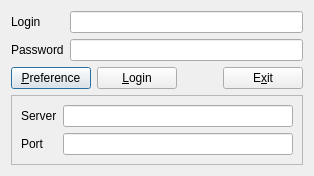
<?xml version="1.0" encoding="UTF-8"?>
<ui version="4.0">
 <class>LoginDialog</class>
 <widget class="QDialog" name="LoginDialog">
  <property name="geometry">
   <rect>
    <x>0</x>
    <y>0</y>
    <width>302</width>
    <height>203</height>
   </rect>
  </property>
  <property name="windowTitle">
   <string>Login</string>
  </property>
  <property name="sizeGripEnabled">
   <bool>false</bool>
  </property>
  <property name="modal">
   <bool>false</bool>
  </property>
  <layout class="QGridLayout" name="gridLayout">
   <property name="sizeConstraint">
    <enum>QLayout::SetFixedSize</enum>
   </property>
   <item row="0" column="0">
    <layout class="QVBoxLayout" name="verticalLayout">
     <item>
      <layout class="QFormLayout" name="formLayout">
       <item row="0" column="0">
        <widget class="QLabel" name="label">
         <property name="text">
          <string>Login</string>
         </property>
        </widget>
       </item>
       <item row="0" column="1">
        <widget class="QLineEdit" name="userLine">
         <property name="autoFillBackground">
          <bool>false</bool>
         </property>
         <property name="text">
          <string/>
         </property>
        </widget>
       </item>
       <item row="1" column="0">
        <widget class="QLabel" name="label_2">
         <property name="text">
          <string>Password</string>
         </property>
        </widget>
       </item>
       <item row="1" column="1">
        <widget class="QLineEdit" name="passLine">
         <property name="autoFillBackground">
          <bool>false</bool>
         </property>
         <property name="text">
          <string/>
         </property>
         <property name="frame">
          <bool>true</bool>
         </property>
         <property name="echoMode">
          <enum>QLineEdit::Password</enum>
         </property>
         <property name="dragEnabled">
          <bool>false</bool>
         </property>
         <property name="readOnly">
          <bool>false</bool>
         </property>
        </widget>
       </item>
      </layout>
     </item>
     <item>
      <layout class="QHBoxLayout" name="horizontalLayout_3">
       <item>
        <widget class="QPushButton" name="preferenceButton">
         <property name="text">
          <string>&amp;Preference</string>
         </property>
         <property name="checkable">
          <bool>true</bool>
         </property>
         <property name="checked">
          <bool>false</bool>
         </property>
        </widget>
       </item>
       <item>
        <widget class="QPushButton" name="loginButton">
         <property name="text">
          <string>&amp;Login</string>
         </property>
        </widget>
       </item>
       <item>
        <spacer name="horizontalSpacer_2">
         <property name="orientation">
          <enum>Qt::Horizontal</enum>
         </property>
         <property name="sizeHint" stdset="0">
          <size>
           <width>40</width>
           <height>20</height>
          </size>
         </property>
        </spacer>
       </item>
       <item>
        <widget class="QPushButton" name="exitButton">
         <property name="text">
          <string>E&amp;xit</string>
         </property>
        </widget>
       </item>
      </layout>
     </item>
    </layout>
   </item>
   <item row="1" column="0">
    <widget class="QFrame" name="frame">
     <property name="frameShape">
      <enum>QFrame::StyledPanel</enum>
     </property>
     <property name="frameShadow">
      <enum>QFrame::Raised</enum>
     </property>
     <layout class="QHBoxLayout" name="horizontalLayout">
      <item>
       <layout class="QFormLayout" name="formLayout_2">
        <property name="fieldGrowthPolicy">
         <enum>QFormLayout::AllNonFixedFieldsGrow</enum>
        </property>
        <item row="0" column="0">
         <widget class="QLabel" name="label_3">
          <property name="text">
           <string>Server</string>
          </property>
         </widget>
        </item>
        <item row="0" column="1">
         <widget class="QLineEdit" name="serverLine">
          <property name="autoFillBackground">
           <bool>false</bool>
          </property>
          <property name="text">
           <string/>
          </property>
         </widget>
        </item>
        <item row="1" column="0">
         <widget class="QLabel" name="label_4">
          <property name="text">
           <string>Port</string>
          </property>
         </widget>
        </item>
        <item row="1" column="1">
         <widget class="QLineEdit" name="portLine">
          <property name="autoFillBackground">
           <bool>false</bool>
          </property>
          <property name="text">
           <string/>
          </property>
          <property name="frame">
           <bool>true</bool>
          </property>
          <property name="echoMode">
           <enum>QLineEdit::Normal</enum>
          </property>
          <property name="dragEnabled">
           <bool>false</bool>
          </property>
          <property name="readOnly">
           <bool>false</bool>
          </property>
         </widget>
        </item>
       </layout>
      </item>
     </layout>
    </widget>
   </item>
  </layout>
 </widget>
 <tabstops>
  <tabstop>userLine</tabstop>
  <tabstop>passLine</tabstop>
  <tabstop>loginButton</tabstop>
  <tabstop>preferenceButton</tabstop>
  <tabstop>exitButton</tabstop>
 </tabstops>
 <resources/>
 <connections>
  <connection>
   <sender>exitButton</sender>
   <signal>clicked()</signal>
   <receiver>LoginDialog</receiver>
   <slot>reject()</slot>
   <hints>
    <hint type="sourcelabel">
     <x>249</x>
     <y>99</y>
    </hint>
    <hint type="destinationlabel">
     <x>260</x>
     <y>202</y>
    </hint>
   </hints>
  </connection>
  <connection>
   <sender>preferenceButton</sender>
   <signal>toggled(bool)</signal>
   <receiver>frame</receiver>
   <slot>setVisible(bool)</slot>
   <hints>
    <hint type="sourcelabel">
     <x>49</x>
     <y>86</y>
    </hint>
    <hint type="destinationlabel">
     <x>46</x>
     <y>113</y>
    </hint>
   </hints>
  </connection>
 </connections>
</ui>
